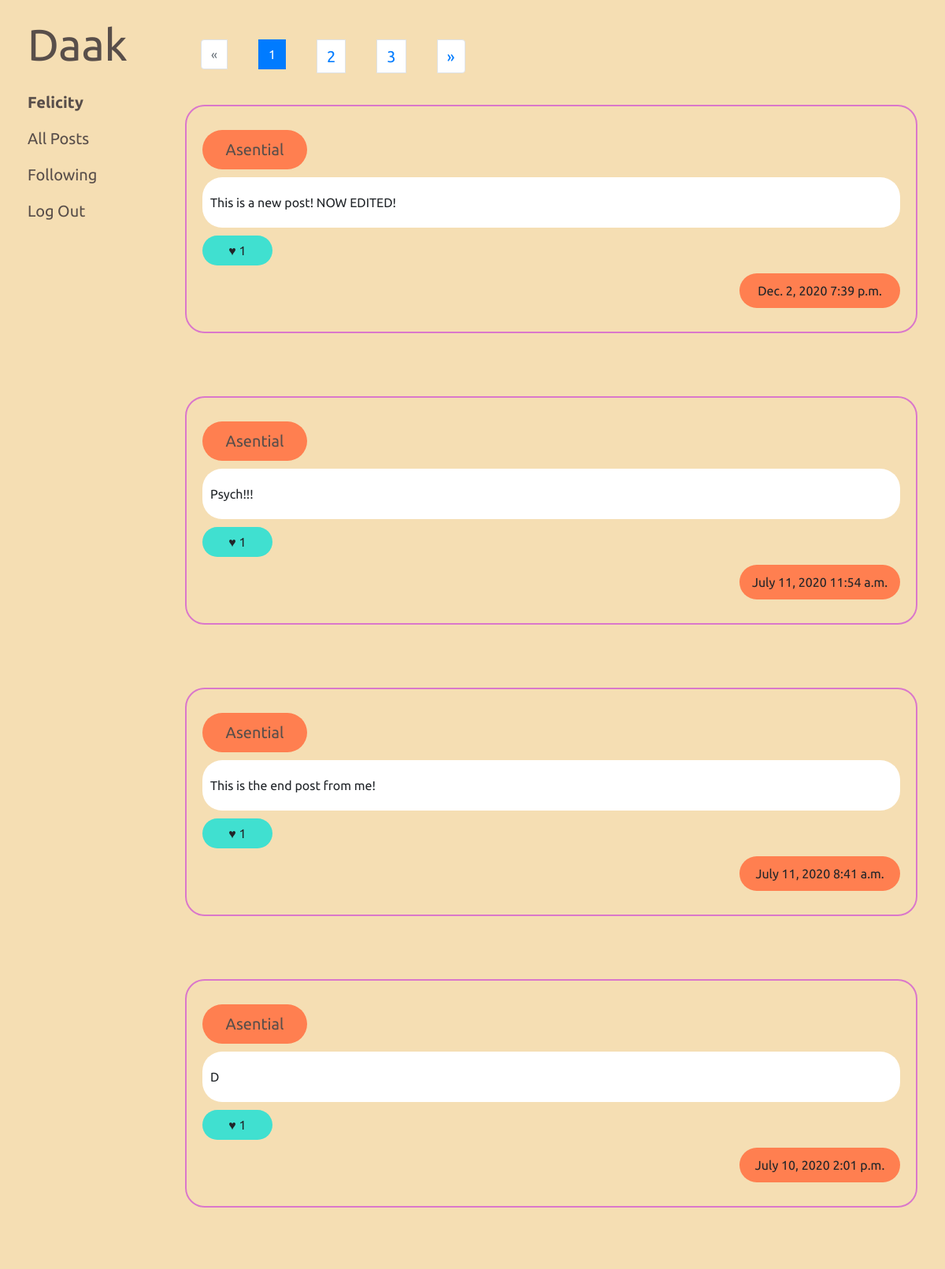
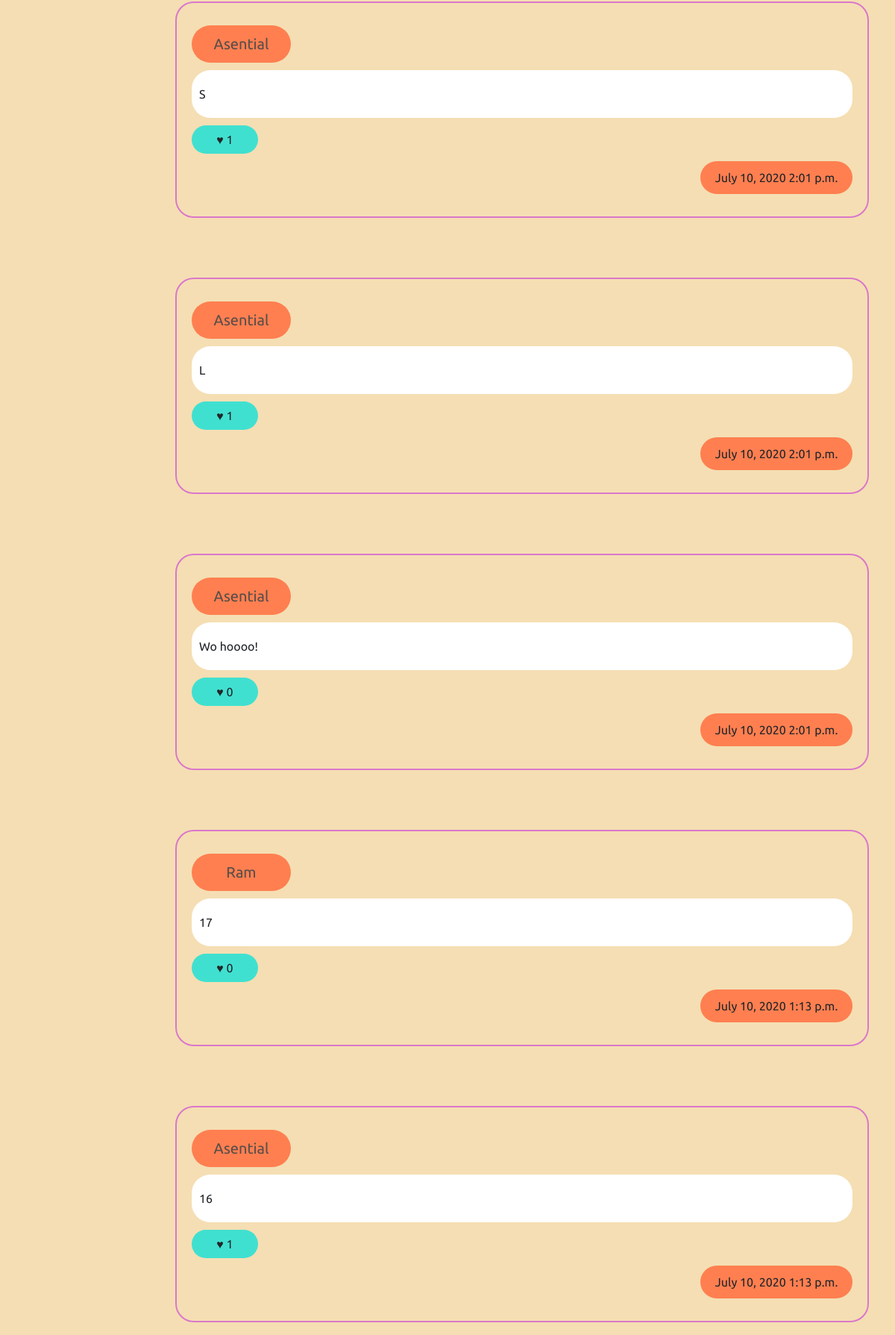
/following (signed in, upper part), run on the app's committed database (2 pictures, top to bottom).
### network/models.py (models this page shows, shortened)
class User(AbstractUser):
    pass

class Post(models.Model):
    user = models.ForeignKey(User, on_delete=models.CASCADE)
    content = models.TextField(max_length=400)
    likes = models.IntegerField(default=0)
    date = models.DateField(auto_now=False, auto_now_add=True)
    time = models.TimeField(auto_now=False, auto_now_add=True)

### network/views.py (the view)
# urls.py: path("following", views.following, name="following"),
def following(request):
    posts = Post.objects.all().order_by('-id')
    follow = Follow.objects.get(name=request.user)
    followed = follow.following.all()
    liked = Liked.objects.get(name=request.user)
    likedlist = liked.post.all().order_by('-id')
    postlist = []
    for post in posts:
        for following in followed:
            if post.user == following:
                postlist.append(post)
                continue
    page = request.GET.get('page', 1)
    paginator = Paginator(postlist, 10)
    try:
        posts = paginator.page(page)
    except PageNotAnInteger:
        posts = paginator.page(1)
    except EmptyPage:
        posts = paginator.page(paginator.num_pages)
    return render(request, "network/following.html", {
            "posts": posts,
            "liked": likedlist
        })

### network/templates/network/following.html (shortened to what this page needs)
{% extends "network/layout.html" %}
{% block body %}
{% if posts.has_other_pages %}
    <nav aria-label="Page navigation example" style="margin: 20px 0px; padding: 20px 0;">
    <ul class="pagination">
        {% if posts.has_previous %}
            <li class="page-item"><a class="page-link" href="?page={{ posts.previous_page_number }}">&laquo;</a></li>
        {% else %}
            <li class="disabled page-item"><span class="page-link">&laquo;</span></li>
        {% endif %}
        {% for i in posts.paginator.page_range %}
            {% if posts.number == i %}
                <li class="active page-item"><span class="page-link">{{ i }} <span class="sr-only">(current)</span></span></li>
            {% else %}
                <li class="page-item"><a class="page-link" href="?page={{ i }}">{{ i }}</a></li>
            {% endif %}
        {% endfor %}
        {% if posts.has_next %}
            <li class="page-item"><a class="page-link" href="?page={{ posts.next_page_number }}">&raquo;</a></li>
        {% else %}
            <li class="disabled page-item"><span class="page-link">&raquo;</span></li>
        {% endif %}
    </ul>
    </nav>
{% endif %}
{% if user.is_authenticated %}
    {% for post in posts %}
    <div class="post">
        <f class="row">
            <div class="user col-3" style="max-width: 15%; flex: 0 0 15%;"><a href="{% url 'profile' post.user %}">{{post.user}}</a></div>
            <div class="col-6" style="max-width: 75%; flex: 0 0 75%;"></div>
        </f>
        <div name={{post.id}} class="content">{{post.content}}</div>
        {% if post in liked %}
                <button class="btn like-btn dislike" num={{post.likes}} id="{{post.id}}">&hearts; {{post.likes}}</button>
        {% else %}
                <button class="btn like-btn like" num={{post.likes}} id="{{post.id}}">&hearts; {{post.likes}}</button>
        {% endif %}
        <f class="row">
            <div class="col-10" style="max-width: 77%; flex: 0 0 77%;"></div>
            <div class="timestamp col-2" style="max-width: 23%; flex: 0 0 23%;">{{post.date}} {{post.time}}</div>
        </f>
    </div>
    {% endfor %}
{% endif %}
{% endblock %}

### network/templates/network/layout.html (shortened to what this page needs)
{% load static %}
<!DOCTYPE html>
<html lang="en">
    <head>
        <link rel="stylesheet" href="https://stackpath.bootstrapcdn.com/bootstrap/4.4.1/css/bootstrap.min.css">
        <link href="{% static 'network/styles.css' %}" rel="stylesheet">
        <link href="{% static 'network/underline.css' %}" rel="stylesheet">
    </head>
    <body>
        <div class="row">
            <div class="col-2" >
            <nav class=" nav flex-column" >
              <ul class="navbar-nav mr-auto flex-column">
                <li class="nav-item">
                    <a id="brand" class="navbar-brand" style="font-size: 3.5em;" href="{% url 'index' %}">Daak</a>
                  </li>
                {% if user.is_authenticated %}
                    <li class="nav-item">
                        <a class="nav-link" href="{% url 'profile' user %}"><strong>{{ user.username }}</strong></a>
                    </li>
                {% endif %}
                <li class="nav-item">
                  <a class="nav-link" href="{% url 'index' %}">All Posts</a>
                </li>
                {% if user.is_authenticated %}
                    <li class="nav-item">
                        <a class="nav-link" href="{% url 'following' %}">Following</a>
                    </li>
                    <li class="nav-item">
                        <a class="nav-link" href="{% url 'logout' %}">Log Out</a>
                    </li>
                {% endif %}
              </ul>
            </nav>
        </div>
        <div class="body col-10">
            {% block body %}
            {% endblock %}
        </div>
        </div>
    </body>
</html>

### network/static/network/styles.css (style rules this page uses)
body { background-color: wheat; }
.post > div, .post > f > div { border-radius: 25px; }
.post { border: solid 2px #da77cb; border-radius: 25px; margin: 20px 20px; padding: 20px 20px; margin-bottom: 80px; display: flex; flex-direction: column; }
.like-btn { margin-top: 10px; border-radius: 25px; background-color: turquoise; width: 10%; }
.user { background-color: coral; width: fit-content; display: inline-block; text-align: center; }
.content { padding: 20px 10px; background-color: white; }
.timestamp { background-color: coral; text-align: center; width: 25%; }
.pagination { padding-left: 20px; }
.row { margin: 10px 0; }
.user, .likes, .timestamp { padding: 10px 10px; }

### network/static/network/underline.css (style rules this page uses)
body { font-family: 'Ubuntu', sans-serif; }
ul { list-style-type: none; margin: 0; text-align: left; }
ul li { display: inline-block; margin: 0 20px; }
a { font-size: 20px; color: #584e4a; position: relative; text-decoration: none; padding-bottom: 8px; }
#brand { font-size: 20px; color: #584e4a; position: relative; text-decoration: none; padding-bottom: 8px; transition: ease 0.2s; }
#brand:before, #brand:after { opacity: 0; content: ''; position: absolute; bottom: 16px; left: 0; right: 0; height: 2px; background-color: #f37272; }
a:before, a:after { content: ''; position: absolute; bottom: 8px; left: 0; right: 0; height: 2px; background-color: #ea93a6; }
a:before { opacity: 0; transform: translateY(- 8px); transition: transform 0s cubic-bezier(0.175, 0.885, 0.32, 1.275), opacity 0s; }
a:after { opacity: 0; transform: translateY(4px); transition: transform 0.2s cubic-bezier(0.175, 0.885, 0.32, 1.275), opacity 0.2s; }

### data on the page
User: username "Felicity"
Post: user "Asential", content "This is a new post! NOW EDITED!", likes "1", date "Dec. 2, 2020", time "7:39 p.m."
Post: user "Asential", content "Psych!!!", likes "1", date "July 11, 2020", time "11:54 a.m."
Post: user "Asential", content "This is the end post from me!", likes "1", date "July 11, 2020", time "8:41 a.m."
Post: user "Asential", content "D", likes "1", date "July 10, 2020", time "2:01 p.m."
Post: user "Asential", content "S", likes "1", date "July 10, 2020", time "2:01 p.m."
Post: user "Asential", content "L", likes "1", date "July 10, 2020", time "2:01 p.m."
Post: user "Asential", content "Wo hoooo!", likes "0", date "July 10, 2020", time "2:01 p.m."
Post: user "Ram", content "17", likes "0", date "July 10, 2020", time "1:13 p.m."
Post: user "Asential", content "16", likes "1", date "July 10, 2020", time "1:13 p.m."

### other printed values
{{ i }} "1"
{{ i }} "2" "3"
